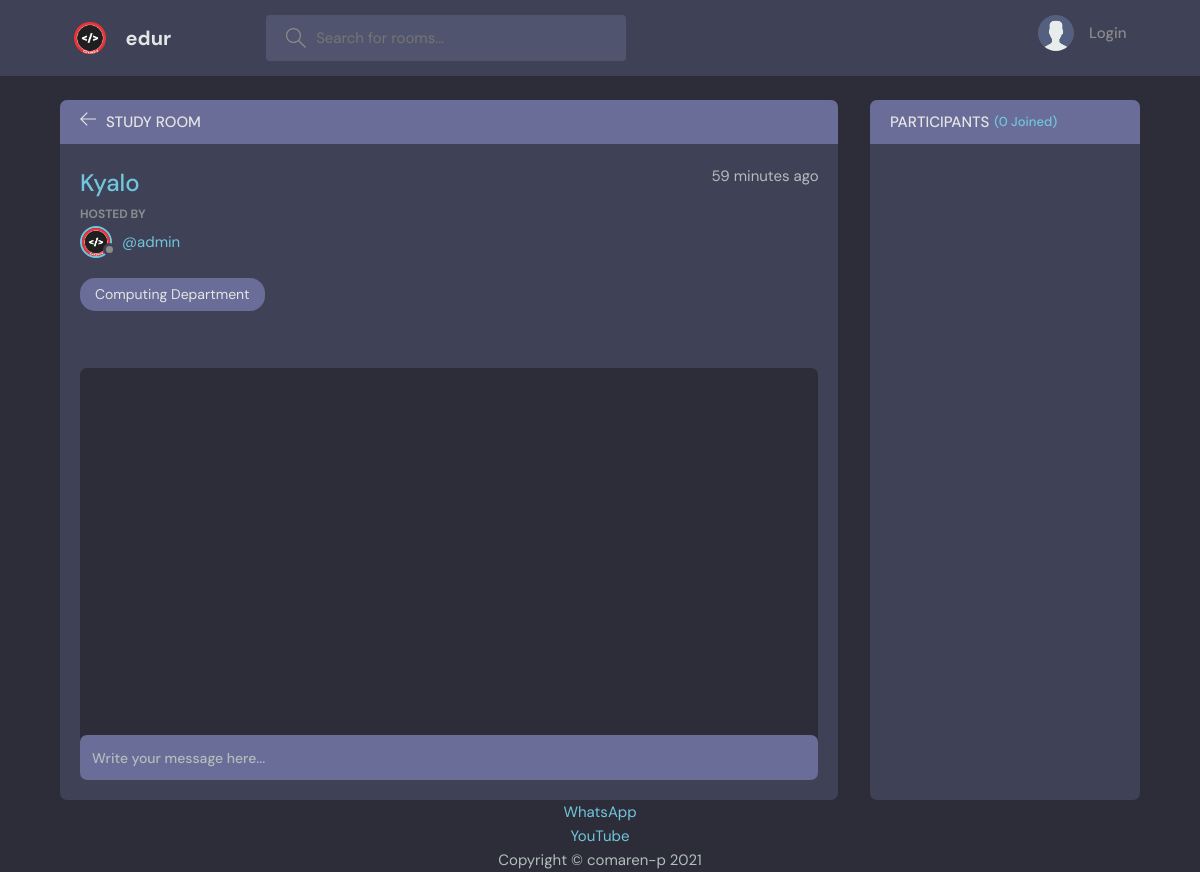
The page /room/47/ on the database its author committed.
### base/models.py (models this page shows, shortened)
class Room(models.Model):
    host = models.ForeignKey(User, on_delete=models.SET_NULL, null=True)
    topic = models.ForeignKey(Topic, on_delete=models.SET_NULL, null=True)
    name = models.CharField(max_length=255)
    description = RichTextField(blank=True, null=True)
    participants = models.ManyToManyField(User, related_name='+', blank=True)
    updated = models.DateTimeField(auto_now=True)
    created = models.DateTimeField(auto_now_add=True)
    class Meta:
        ordering = ['-updated', '-created']

class User(AbstractUser):
    name = models.CharField(max_length=255, null=True)
    email = models.EmailField(unique=True, null=True)
    bio = RichTextField(blank=True, null=True)
    avatar = models.ImageField(null=True, default='avatar.svg')
    USER_NAME_FIELD = 'email'
    REQUIRED_FIELDS = []

class Topic(models.Model):
    name = models.CharField(max_length=255)
    def __str__(self):
        return self.name

### base/views.py (the view, shortened to what this page needs)
# urls.py: path('room/<str:pk>/', views.room, name="room"),
def room(request, pk):
    room = get_object_or_404(Room, id=pk)
    room_messages = room.message_set.all()
    participants = room.participants.all()
    context = {
        'room': room,
        'room_messages': room_messages,
        'participants': participants,
    }
    return render(request, 'base/room.html', context)

### base/templates/base/room.html (shortened to what this page needs)
{% extends 'main.html' %} {% block content %}
<main class="profile-page layout layout--2">
  <div class="container">
    <div class="room">
      <div class="room__top">
        <div class="room__topLeft">
          <a href="{% url 'home' %}">
            <svg
              version="1.1"
              xmlns="http://www.w3.org/2000/svg"
              width="32"
              height="32"
              viewBox="0 0 32 32"
            >
              <title>arrow-left</title>
              <path
                d="M13.723 2.286l-13.723 13.714 13.719 13.714 1.616-1.611-10.96-10.96h27.625v-2.286h-27.625l10.965-10.965-1.616-1.607z"
              ></path>
            </svg>
          </a>
          <h3>Study Room</h3>
        </div>
      </div>
      <div class="room__box scroll">
        <div class="room__header scroll">
          <div class="room__info">
            <h3>{{room.name}}</h3>
            <span>{{room.created|timesince}} ago</span>
          </div>
          <div class="room__hosted">
            <p>Hosted By</p>
            <a
              href="{% url 'user-profile' room.host.id %}"
              class="room__author"
            >
              <div class="avatar avatar--small">
                <img src="{{room.host.avatar.url}}" />
              </div>
              <span>@{{room.host.username}}</span>
            </a>
          </div>
          <span class="room__topics">{{room.topic}}</span>
        </div>
        <div class="room__conversation">
          <div class="threads scroll">
          </div>
        </div>
      </div>
      <div class="room__message">
        <form action="" method="POST">
          <input name="body" placeholder="Write your message here..." />
        </form>
      </div>
    </div>
    <div class="participants">
      <h3 class="participants__top">
        Participants <span>({{participants.count}} Joined)</span>
      </h3>
      <div class="participants__list scroll">
      </div>
    </div>
  </div>
</main>
{% endblock content %}

### static/styles/style.css (style rules this page uses)
:root { --color-main: #71c6dd; --color-main-light: #e1f6fb; --color-dark: #3f4156; --color-dark-medium: #51546e; --color-dark-light: #696d97; --color-light: #e5e5e5; --color-gray: #8b8b8b; --color-light-gray: #b2bdbd; --color-bg: #2d2d39; --color-success: #5dd693; --color-error: #fc4b0b; }
* { font-family: "DM Sans", -apple-system, BlinkMacSystemFont, "Segoe UI", Roboto, Oxygen, Ubuntu, Cantarell, "Open Sans", "Helvetica Neue", sans-serif; margin: 0; padding: 0; box-sizing: border-box; text-rendering: optimizeLegibility; font-size: inherit; }
html { font-size: 56.25%; }
@media only screen and (min-width: 1200px) { html { font-size: 62.5%; } }
body { line-height: 1.6; font-weight: 400; font-size: 1.5rem; color: var(--color-light-gray); background-color: var(--color-bg); min-height: 100vh; }
img { width: 100%; }
a { display: inline-block; color: var(--color-main); text-decoration: none; }
.container { max-width: 120rem; width: 90%; margin: auto; }
.avatar { position: relative; display: inline-block; border-radius: 50%; border: 2px solid var(--color-main); }
.avatar img { display: block; border-radius: 50%; object-fit: cover; object-position: center; }
.avatar::after { content: ""; display: block; position: absolute; background-color: var(--color-gray); z-index: 111; border-radius: 50%; border: 0.3rem solid var(--color-dark); }
.avatar.avatar--small img { width: 2.8rem; height: 2.8rem; }
.avatar.avatar--small:after { width: 0.7rem; height: 0.7rem; bottom: 0px; right: -6px; }
.layout { margin-top: 2.4rem; }
.layout > .container { display: flex; justify-content: space-between; align-items: flex-start; }
.layout--2 > .container > div:first-child { flex-basis: 72%; }
.layout--2 > .container > div:last-child { flex-basis: 25%; }
.room, .participants { background: var(--color-dark); max-height: 87.5vh; border-radius: 0.7rem; overflow: hidden; position: relative; }
.room__top, .participants__top { background: var(--color-dark-light); display: flex; justify-content: space-between; align-items: center; padding: 1rem 2rem; position: relative; }
.room__top svg, .thread__top svg { width: 1.6rem; height: 1.6rem; fill: var(--color-light); cursor: pointer; }
.room__topLeft { display: flex; align-items: flex-end; gap: 1rem; }
.room__topLeft h3, .participants__top { text-transform: uppercase; font-weight: 500; color: var(--color-light); }
.room__topLeft svg { width: 1.6rem; height: 1.6rem; fill: var(--color-light); }
.room__header { max-height: 30vh; overflow-y: auto; position: absolute; width: 95%; background: var(--color-dark); z-index: 999; top: 4.4rem; padding-top: 2rem; padding-bottom: 1rem; }
.room__box { padding-left: 2rem; padding-right: 2rem; height: 80.5vh; padding-bottom: 0; }
.room__info { display: flex; justify-content: space-between; }
.room__info h3 { font-size: 2.4rem; font-weight: 500; color: var(--color-main); }
.room__hosted p { text-transform: uppercase; color: var(--color-gray); font-size: 1.2rem; font-weight: 700; line-height: 2; }
.room__author { display: flex; gap: 1rem; align-items: center; margin-bottom: 1rem; transition: all 0.3s ease-in-out; }
.room__topics { padding: 0.5rem 1.5rem; background: var(--color-dark-light); color: var(--color-light); display: inline-block; font-size: 1.4rem; border-radius: 1.5rem; margin: 1rem 0; }
.room__conversation { margin-top: 1rem; margin-bottom: 4rem; height: 64%; }
.threads { background: var(--color-bg); border-radius: 0.7rem; overflow-y: auto; height: 100%; margin-top: 28vh; padding: 0 2rem 4rem 2rem; }
.room__message { padding: 2rem; position: absolute; z-index: 111; bottom: 0; left: 0; right: 0; background: transparent; }
.room__message > form > input { resize: none; background-color: var(--color-dark-light); color: var(--color-light); border: none; outline: none; border-radius: 0.7rem; height: 4.5rem; width: 100%; margin-top: -1rem; padding: 1.2rem; font-size: 1.4rem; font-weight: 500; position: relative; }
.room__message > form > input::placeholder { color: var(--color-light-gray); }
.participants__top span { color: var(--color-main); font-size: 1.3rem; text-transform: none; }
.participants__top { justify-content: flex-start; gap: 0.5rem; }
.participants__list { padding: 2rem; height: 82.5vh; overflow-y: scroll; padding-bottom: 0; }

### rows shown on the page
Room: name "Kyalo", created "59 minutes", host.avatar (picture), host.username "admin", topic "Computing Department"

### other values the page prints
{{ participants.count }} "0"
